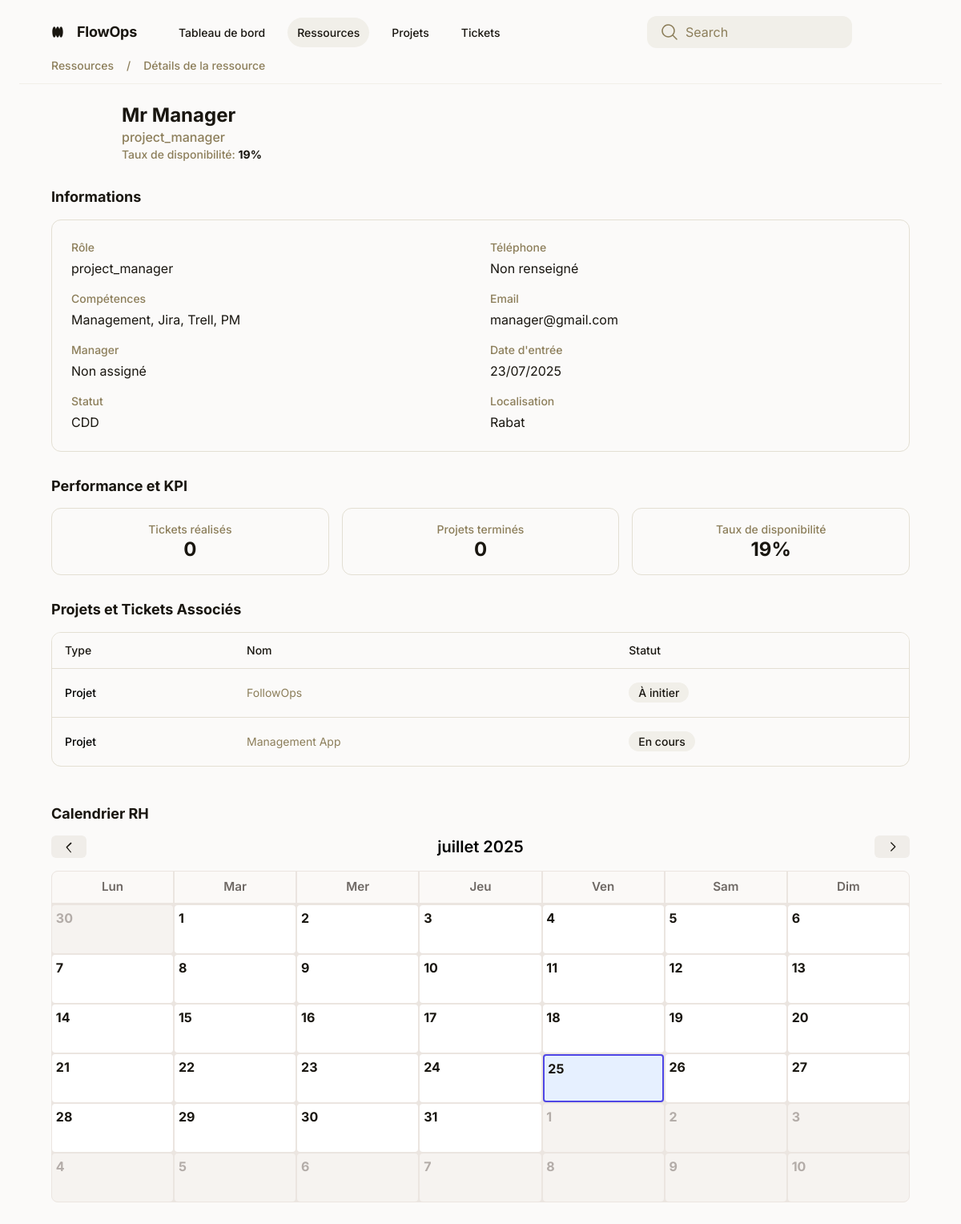
Page /ressources/details/2/ on the earlier database version.
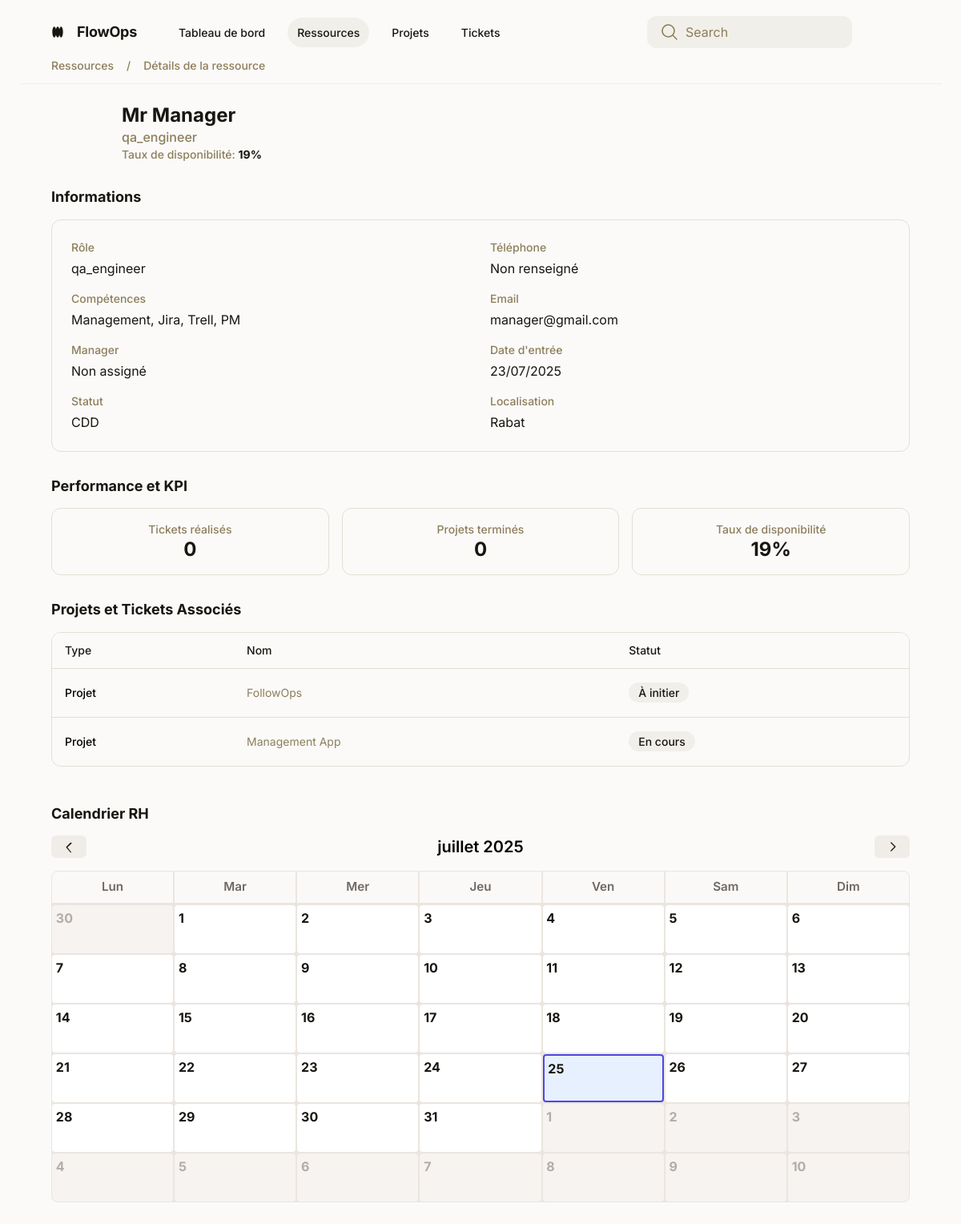
Same page on the later database version.
### ressources/models.py (models this page shows, shortened)
class Ressource(AbstractUser):
    first_name = models.CharField(max_length=200)
    last_name = models.CharField(max_length=200)
    role = models.CharField(max_length=200)
    skills = models.TextField(blank=True)
    availability_rate = models.IntegerField(null=True, blank=True)
    manager = models.ForeignKey('self', on_delete=models.CASCADE, null=True, blank=True)
    status = models.CharField(max_length=200, choices=[
        ('Stagiaire', 'Stagiaire'),
        ('CDI', 'CDI'),
        ('Prestataire', 'Prestataire'),
        ('Alternant', 'Alternant'),
        ('CDD', 'CDD'),
        ('Autre', 'Autre')
    ])
    appRole = models.CharField(max_length=200, choices=[
        ('ADMIN', 'ADMIN'),
        ('MANAGER', 'MANAGER'),
        ('USER', 'USER')
    ])
    phone_number = models.CharField(max_length=20)
    entry_date = models.DateField(null=True, blank=True)
    location = models.CharField(max_length=200, null=True, blank=True)
    created_at = models.DateTimeField(auto_now_add=True)
    updated_at = models.DateTimeField(auto_now=True)
    email = models.EmailField(unique=True)
    profile_picture = models.ImageField(upload_to='profile_pictures/', blank=True, null=True)
    completed_tickets_count = models.IntegerField(default=0)
    completed_projects_count = models.IntegerField(default=0)
    USERNAME_FIELD = 'email'
    REQUIRED_FIELDS = ['first_name', 'last_name']

### ressources/views.py (the view, shortened to what this page needs)
# urls.py: path('details/', views.ressourcesDetails, name='ressourcesDetails'),
def ressourcesDetails(request, resource_id=None):
    if resource_id:
        try:
            resource = get_object_or_404(Ressource, id=resource_id)
            assigned_tickets = resource.assignedTickets.all()
            assigned_projects = resource.members.all()
            activities = Activity.objects.filter(employee=resource)
            calendar_events = []
            completed_tickets = assigned_tickets.filter(status='Fermé').count()
            total_tickets = assigned_tickets.count()
            completed_projects = assigned_projects.filter(status='Terminé').count()
            return render(request, 'ressourcesDetails.html', {
                'resource': resource,
                'ressource': resource,
                'assigned_tickets': assigned_tickets,
                'assigned_projects': assigned_projects,
                'completed_tickets': completed_tickets,
                'total_tickets': total_tickets,
                'completed_projects': completed_projects,
                'calendar_events': json.dumps(calendar_events),
            })
        except Ressource.DoesNotExist:
            return redirect('/ressources/')
    return redirect('/ressources/')  # Rediriger si pas d'ID

### ressources/templates/ressourcesDetails.html (shortened to what the changed rows need)
<!DOCTYPE html>
<html lang="fr">
<head>
    <script src="https://cdn.tailwindcss.com?plugins=forms,container-queries"></script>
    <link rel="stylesheet" href="https://cdn.jsdelivr.net/npm/flatpickr/dist/flatpickr.min.css">
    <link href='https://cdn.jsdelivr.net/npm/fullcalendar@6.1.11/main.min.css' rel='stylesheet' />
    <link rel="stylesheet" href="https://cdn.jsdelivr.net/npm/cal-heatmap@4.4.0/cal-heatmap.min.css">
</head>
<body class="relative flex size-full min-h-screen flex-col bg-[#fbfaf9] group/design-root overflow-x-hidden font-['Inter','Noto_Sans',sans-serif]">
    <div class="layout-container flex h-full grow flex-col">
        <div class="w-full px-6 py-2">
            <main class="layout-content-container flex flex-col max-w-full w-full flex-1">
                <header class="flex flex-col border-b border-solid border-b-[#f1efe9] px-10 py-3">
                    <div class="flex items-center justify-between whitespace-nowrap pb-3">
                        <div class="flex items-center gap-4 text-[#191610] flex-1">
                            <h2 class="text-lg font-bold leading-tight tracking-[-0.015em] mr-6">FlowOps</h2>
                        </div>
                    </div>
                </header>
                <div class="px-10 py-6 flex flex-col gap-8">
                    <div class="flex items-center justify-between">
                        <div class="flex items-center gap-6">
                            <div class="flex flex-col">
                                <h1 class="text-[#191610] text-2xl font-bold leading-tight">{{ resource.first_name }} {{ resource.last_name }}</h1>
                                <p class="text-[#8c7e5a] text-base font-medium">{{ resource.role }}</p>
                                <p class="text-[#8c7e5a] text-sm font-medium">Taux de disponibilité: <span class="font-bold text-[#191610]">{{ resource.availability_rate|default:"0" }}%</span></p>
                            </div>
                        </div>
                    </div>
                    <div class="flex flex-col gap-4">
                        <h2 class="text-[#191610] text-lg font-bold leading-tight">Informations</h2>
                        <div class="rounded-xl border border-[#e3dfd3] bg-[#fbfaf9] p-6">
                            <div class="grid grid-cols-2 gap-6">
                                <div class="flex flex-col gap-4">
                                    <div>
                                        <p class="text-[#8c7e5a] text-sm font-medium mb-1">Rôle</p>
                                        <p class="text-[#191610] text-base">{{ resource.role|default:"Non spécifié" }}</p>
                                    </div>
                                    <div>
                                        <p class="text-[#8c7e5a] text-sm font-medium mb-1">Compétences</p>
                                        <p class="text-[#191610] text-base">{{ resource.skills|default:"Non spécifiées" }}</p>
                                    </div>
                                    <div>
                                        <p class="text-[#8c7e5a] text-sm font-medium mb-1">Manager</p>
                                        <p class="text-[#191610] text-base">{{ resource.manager|default:"Non assigné" }}</p>
                                    </div>
                                    <div>
                                        <p class="text-[#8c7e5a] text-sm font-medium mb-1">Statut</p>
                                        <p class="text-[#191610] text-base">{{ resource.status|default:"Non spécifié" }}</p>
                                    </div>
                                </div>
                                <div class="flex flex-col gap-4">
                                    <div>
                                        <p class="text-[#8c7e5a] text-sm font-medium mb-1">Téléphone</p>
                                        <p class="text-[#191610] text-base">{{ resource.phone_number|default:"Non renseigné" }}</p>
                                    </div>
                                    <div>
                                        <p class="text-[#8c7e5a] text-sm font-medium mb-1">Email</p>
                                        <p class="text-[#191610] text-base">{{ resource.email|default:"Non renseigné" }}</p>
                                    </div>
                                    <div>
                                        <p class="text-[#8c7e5a] text-sm font-medium mb-1">Date d'entrée</p>
                                        <p class="text-[#191610] text-base">{{ resource.entry_date|date:"d/m/Y"|default:"Non renseignée" }}</p>
                                    </div>
                                    <div>
                                        <p class="text-[#8c7e5a] text-sm font-medium mb-1">Localisation</p>
                                        <p class="text-[#191610] text-base">{{ resource.location|default:"Non spécifiée" }}</p>
                                    </div>
                                </div>
                            </div>
                        </div>
                    </div>
                    <div class="flex flex-col gap-4">
                        <h2 class="text-[#191610] text-lg font-bold leading-tight">Performance et KPI</h2>
                        <div class="grid grid-cols-3 gap-4">
                            <div class="rounded-xl border border-[#e3dfd3] bg-[#fbfaf9] p-4 flex flex-col items-center justify-center">
                                <p class="text-[#8c7e5a] text-sm font-medium">Taux de disponibilité</p>
                                <p class="text-[#191610] text-2xl font-bold leading-tight">{{ resource.availability_rate|default:"0" }}%</p>
                            </div>
                        </div>
                    </div>
                    <div class="flex flex-col gap-4">
                        <h2 class="text-[#191610] text-lg font-bold leading-tight">Projets et Tickets Associés</h2>
                        <div class="overflow-hidden rounded-xl border border-[#e3dfd3]">
                            <table class="min-w-full border-collapse text-sm">
                                <thead>
                                    <tr class="bg-[#fbfaf9] text-left text-[#191610]">
                                        <th class="px-4 py-3 font-medium text-left">Type</th>
                                        <th class="px-4 py-3 font-medium text-left">Nom</th>
                                        <th class="px-4 py-3 font-medium text-left">Statut</th>
                                    </tr>
                                </thead>
                            </table>
                        </div>
                    </div>
                    <div class="flex flex-col gap-4 mt-4">
                        <div class="flex justify-between items-center">
                            <h2 class="text-[#191610] text-lg font-bold leading-tight">Calendrier RH</h2>
                        </div>
                    </div>
                </div>
            </main>
        </div>
    </div>
</body>
</html>

Differences in the rows shown:
changed Ressource "Mr Manager": role "project_manager" → "qa_engineer"
